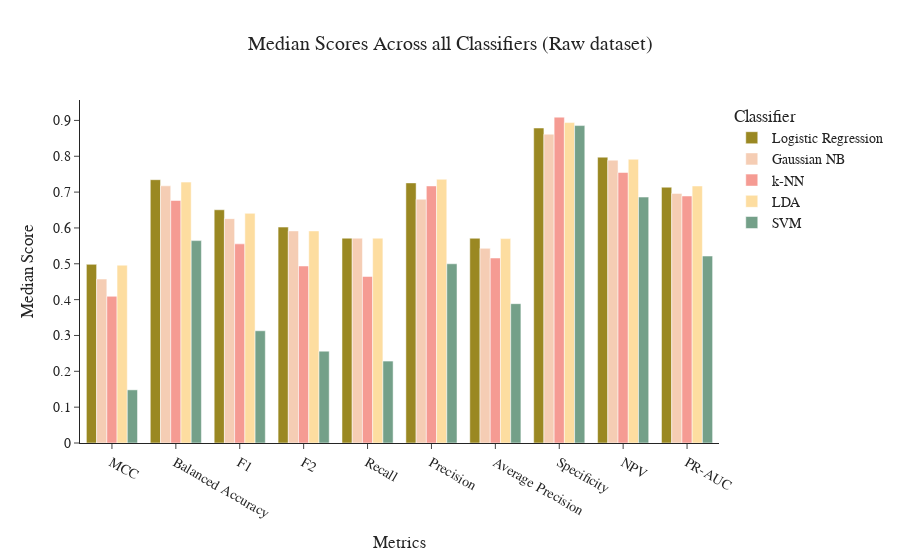

Here is the notebook cell this chart was saved with:
### Markdown cell above
Creating barplot graphs with the median metric scores per classifiers for the six different experiments.

### Code cell
meds1 = plot_median_scores(median_metrics, 'Median Scores Across all Classifiers (Raw dataset)')
meds1.show()
pio.write_image(meds1, "plots/medians1.pdf", height=400, width=750)

### Figure 1 — Plotly figure (JSON) as saved in the notebook; plotly's stock layout.template omitted (floating-point values rounded to 4 significant figures)
{"data": [{"marker": {"color": "#9A8822"}, "name": "Logistic Regression", "type": "bar", "x": ["MCC", "Balanced Accuracy", "F1", "F2", "Recall", "Precision", "Average Precision", "Specificity", "NPV", "PR-AUC"], "y": [0.4984, 0.7346, 0.6507, 0.6024, 0.5714, 0.7257, 0.5712, 0.8788, 0.7974, 0.7137]}, {"marker": {"color": "#F5CDB4"}, "name": "Gaussian NB", "type": "bar", "x": ["MCC", "Balanced Accuracy", "F1", "F2", "Recall", "Precision", "Average Precision", "Specificity", "NPV", "PR-AUC"], "y": [0.4574, 0.7175, 0.6259, 0.5917, 0.5714, 0.68, 0.5431, 0.8615, 0.7891, 0.6964]}, {"marker": {"color": "#f59b93"}, "name": "k-NN", "type": "bar", "x": ["MCC", "Balanced Accuracy", "F1", "F2", "Recall", "Precision", "Average Precision", "Specificity", "NPV", "PR-AUC"], "y": [0.4093, 0.6766, 0.5556, 0.4938, 0.4647, 0.7171, 0.5161, 0.9091, 0.7548, 0.6892]}, {"marker": {"color": "#FDDDA0"}, "name": "LDA", "type": "bar", "x": ["MCC", "Balanced Accuracy", "F1", "F2", "Recall", "Precision", "Average Precision", "Specificity", "NPV", "PR-AUC"], "y": [0.4961, 0.7279, 0.6408, 0.5917, 0.5714, 0.7358, 0.5702, 0.8939, 0.7917, 0.7171]}, {"marker": {"color": "#74A089"}, "name": "SVM", "type": "bar", "x": ["MCC", "Balanced Accuracy", "F1", "F2", "Recall", "Precision", "Average Precision", "Specificity", "NPV", "PR-AUC"], "y": [0.1483, 0.5646, 0.3131, 0.2562, 0.2286, 0.5, 0.3887, 0.8855, 0.6862, 0.5216]}], "layout": {"barmode": "group", "font": {"family": "Arial", "size": 14}, "legend": {"title": {"text": "Classifier"}}, "title": {"text": "Median Scores Across all Classifiers (Raw dataset)", "x": 0.5}, "xaxis": {"title": {"text": "Metrics"}}, "yaxis": {"title": {"text": "Median Score"}}}}
